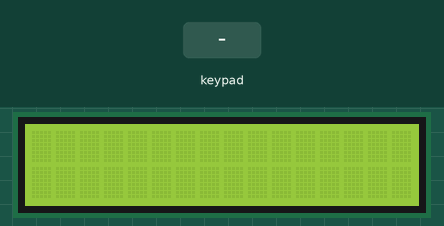
This sketch was run on a simulated Arduino Uno, built with avr-gcc and run on an emulated ATmega328P. Parts: 16×2 character LCD. The inputs (shaded band) are chosen by the test bench. What the sketch prints to the serial monitor is not drawn.

Above: at 1.2 s.
1.3 s: keypad keys 7 + 5 = pressed 0.4 s apart
At 2.8 s:
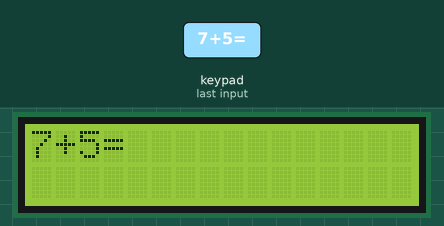
4.4 s: key '/' pressed
5.9 s: keypad keys 6 * 7 = pressed 0.4 s apart
At 7.6 s:
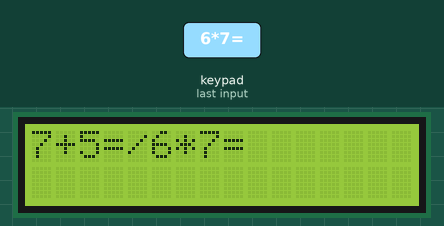
9.0 s: key 'C' pressed
At 10.2 s:
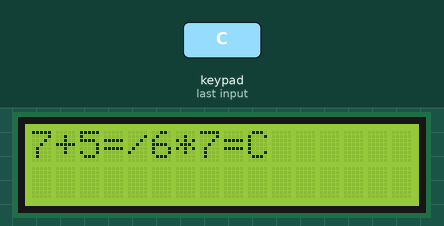
10.5 s: keypad keys 8 / 2 = pressed 0.4 s apart
At 12.4 s:
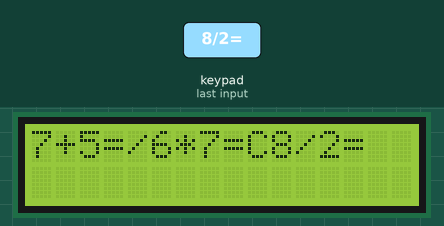
13.6 s: key '*' pressed
At 14.9 s:
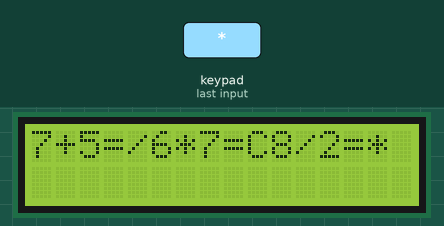
Timing chart, 0 to 16.1 s (numbered marks = the images above; inputs shaded):
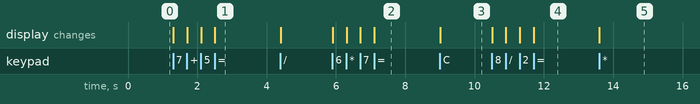

Measured:
- after the input at 1.3 s, the display: first changes at once (image 1 shows a later state)
- after the input at 5.9 s, the display: first changes at once (image 2 shows a later state)
- after the input at 9.0 s, the display: changes at once (image 3)
- after the input at 10.5 s, the display: first changes at once (image 4 shows a later state)
- after the input at 13.6 s, the display: changes at once (image 5)

The sketch:

code.ino
```cpp
/*Interfacing 4x4 Keypad and 16x2 LCD to ArduinoMega 2560 and displaying keypad digit in  LCD
 *
 * Hardware Components:
 * ArduinoMega 2560
 * 4x4 Keypad
 * 16x2 LCD
 *
 * Hardware Connection:
 * LCD is configured to work with 4bit mode
 * LCD D4 pin to digital pin 14 of ArduinoMega
 * LCD D5 pin to digital pin 15 of ArduinoMega
 * LCD D6 pin to digital pin 16 of ArduinoMega
 * LCD D7 pin to digital pin 17 of ArduinoMega
 * LCD RS pin to digital pin 13 of ArduinoMega
 * LCD EN pin to digital pin 12 of ArduinoMega
 * LCD R/W pin is grounded
 *
 *D5,D4,D3,D2 of ArduinoMega pins are connected to A, B, C, D row pin of keypad
 *D9,D8,D7,D6 of ArduinoMega pins are connected to 1, 2, 3, 4 column pin of keypad
 *D0,D1 of ArduinoMega pins are connected to TXD,RXD pin of Serial Monitor
 *
 * Author : Sahana B G
 * Date   : 30 Apr 2021
 *
 */

// Include the header file
#include <Keypad.h>
#include <LiquidCrystal.h>

const byte ROWS = 4; //four rows
const byte COLS = 4; //four columns
char keys[ROWS][COLS] = {
  {'7','8','9','/'},
  {'4','5','6','*'},
  {'1','2','3','-'},
  {'C','0','=','+'}
};
byte rowPins[ROWS] = {5, 4, 3, 2}; //connect to the row pinouts of the keypad
byte colPins[COLS] = {9, 8, 7, 6}; //connect to the column pinouts of the keypad

Keypad keypad = Keypad( makeKeymap(keys), rowPins, colPins, ROWS, COLS );

// Initialize the library by associating any needed LCD interface pin
// with the arduino pin number it is connected to
const int RS = 13, EN = 12, D4 = 14, D5 = 15, D6 = 16, D7 = 17;
LiquidCrystal lcd(RS, EN, D4, D5, D6, D7);

void setup()
{

  // Set the serial baud rate 9600
  Serial.begin(9600);

  // Set up the LCD's number of columns and rows
  lcd.begin(16, 2);

  // Set cursor column 0, and row 0
  lcd.setCursor(0,0);
 }

void loop()
{
  // Read the key value
  char key = keypad.getKey();

  // If key is pressed
  if (key)
  {
    // Display in Serial monitor
    Serial.println(key);

    // Print the entered key in LCD.
    lcd.print(key);
  }
}
```
